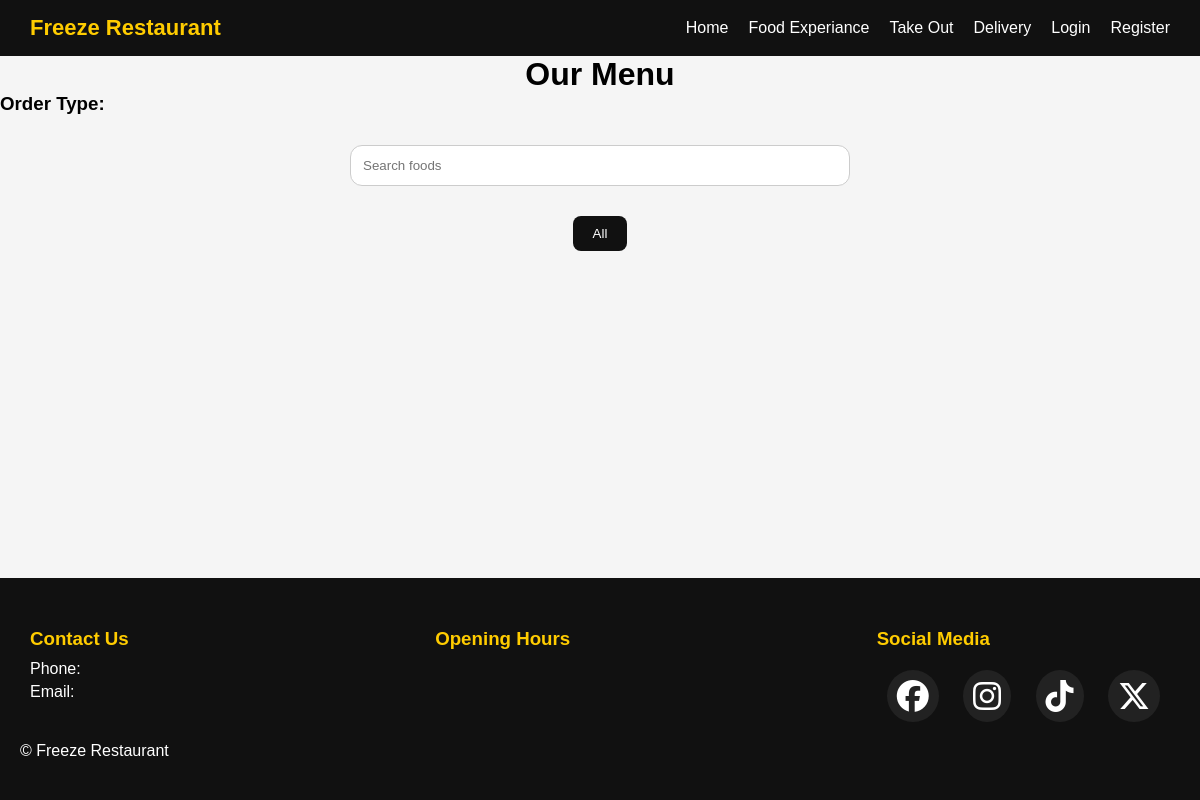
Before: /menu/ with the older database file.
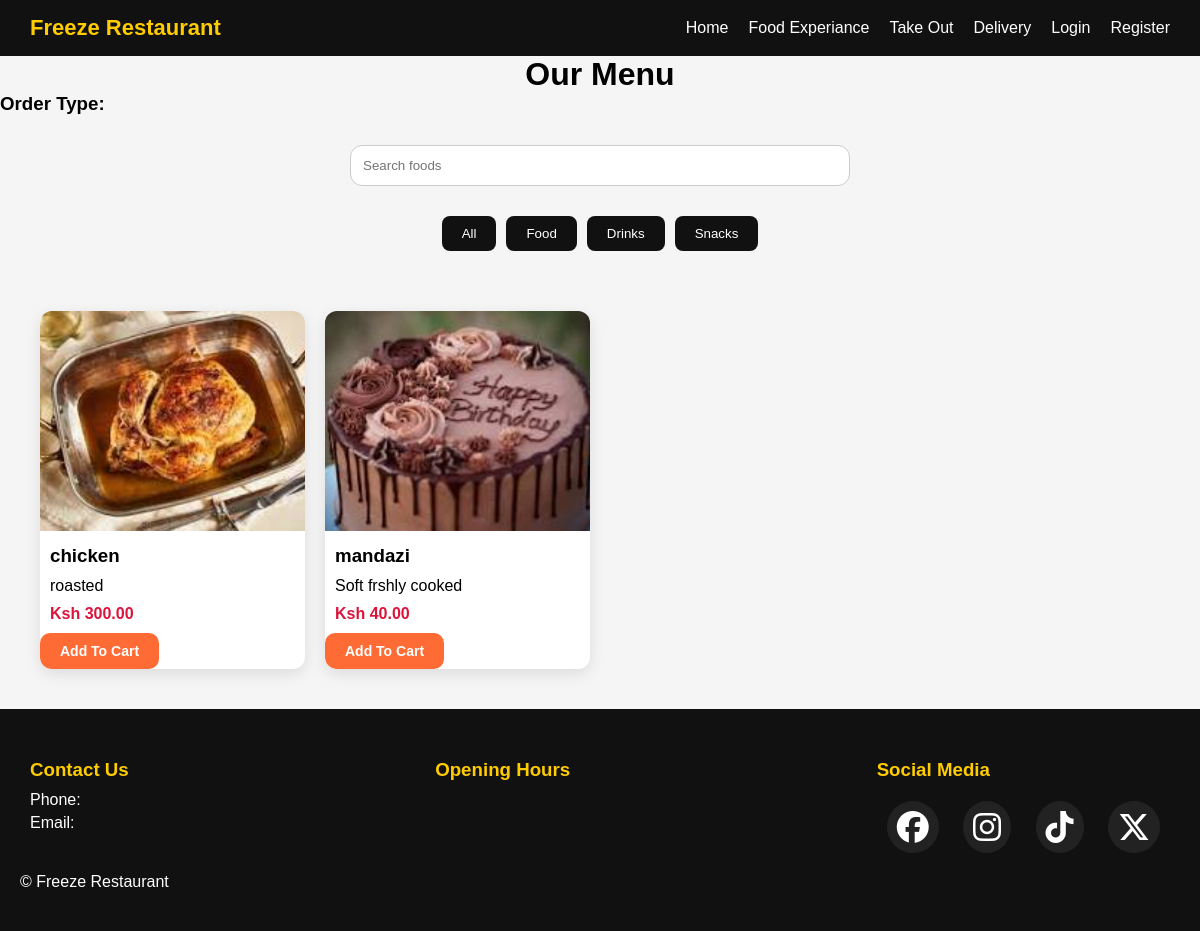
After: the same page with the newer database file.
### menu/models.py (models this page shows, shortened)
class Category(models.Model):
    name = models.CharField(max_length=100)
    slug = models.SlugField(unique=True)
    created_at = models.DateTimeField(auto_now_add=True)
    class Meta:
        verbose_name_plural = "Categories"

class Food(models.Model):
    category = models.ForeignKey(
        Category,
        on_delete=models.CASCADE,
        related_name="foods"
    )
    name = models.CharField(max_length=200)
    slug = models.SlugField(unique=True)
    description = models.TextField()
    price = models.DecimalField(max_digits=10, decimal_places=2)
    image = models.ImageField(upload_to="foods/")
    available = models.BooleanField(default=True)
    created_at = models.DateTimeField(auto_now_add=True)
    updated_at = models.DateTimeField(auto_now=True)
    featured = models.BooleanField(default=False)

### menu/views.py (the view)
# urls.py: path('', views.menu_page, name='menu')
def menu_page(request):
    order_type = request.GET.get('type')
    if order_type:
        request.session['order_type'] = order_type
    print(
    request.session.get("order_type")
    )
    foods = Food.objects.filter(
        available = True
    )
    categories = Category.objects.all()
    featured_foods = Food.objects.filter(
        featured=True,
        available=True
    )[:6]
    context = {
        'foods': foods,
        'categories': categories,
        'featured_foods': featured_foods,
        'order_type': request.session.get("order_type", 'takeout')
    }
    return render (request, 'menu/menu.html', context)

### templates/menu/menu.html (shortened to what this page needs)
{% extends 'base.html' %}
{% load static %}
{% block extra_css %}
<link rel="stylesheet" href="{% static 'menu/menu.css' %}">
{% endblock %}
{% block content %}
<h1 style="text-align: center;">Our Menu</h1>
<h3> Order Type:{{ get_order_type_display|title }}</h3>
<section class="search-box">
    <input type="text" id="foodSearch" placeholder="Search foods">
</section>
<section class="category-buttons">
    <button data-category="all">All</button>
    {% for category in categories %}
    <button data-category="{{ category.slug }}">
        {{ category.name }}
    </button>
    {% endfor %}
</section>
<section class="food-grid">
    {% for food in foods %}
    <div class="food-card" data-category="{{ food.category.slug }}">
        <img src="{{ food.image.url }}" alt="{{ food.name }}">
        <h3 style="padding: 10px;">{{ food.name }}</h3>
        <p>{{ food.description|truncatewords:20 }}</p>
        <span>Ksh {{ food.price }}</span>
        <a href="{% url 'add_to_cart' food.id %}" class="btn add-to-cart">
            Add To Cart
        </a>
    </div>
    {% endfor %}
</section>
{% endblock %}

### templates/base.html (shortened to what this page needs)
{% load static %}
<!DOCTYPE html>
<html lang="en">
<head>
    <link rel="stylesheet" href="https://cdnjs.cloudflare.com/ajax/libs/font-awesome/6.5.0/css/all.min.css">
    <link rel="stylesheet" href="{% static 'css/style.css' %}">
    {% block extra_css %}{% endblock %}
</head>
<body>
    {% include 'partials/navbar.html' %}
    <main>
        {% block content %}
        {% endblock %}
    </main>
    {% include 'partials/footer.html' %}
</body>
</html>

### templates/partials/navbar.html
{% load user_tags %}
    <nav class="nav1">
        <h2>Freeze Restaurant</h2>
        <ul>
            <li><a href="{% url 'home' %}">Home</a></li>
            <li><a href="{% url 'food' %}">Food Experiance</a></li>
            <li><a href="{% url 'takeout' %}">Take Out</a></li>
            <li><a href="{% url 'delivery' %}">Delivery</a></li>
            {% if request.user.is_authenticated %}
                <li>Hello {{ request.user.username }}</li>
                {% if request.user|has_group:"Owner"  %}
                    <li><a href="{% url 'owner_dashboard' %}">Dashboard</a></li>
                    {% elif request.user|has_group:"Management" %}
                        <li><a href="{% url 'management_dashboard' %}">Dashboard</a></li>
                    {% elif request.user|has_group:"Staff" %}
                        <li><a href="{% url 'staff_dashboard' %}">Dashboard</a></li>
                    {% else %}
                        <li><a href="{% url 'home' %}">Explore Menu</a></li>
                    {% endif %}
                <li>
                    <form action="{% url 'logout' %}" method="post">
                    {% csrf_token %}
                        <button type="submit">Logout</button>
                    </form>
                </li>
            {% else %}
                <li><a href="{% url 'login' %}">Login</a></li>
                <li><a href="{% url 'register' %}">Register</a></li>
            {% endif %}
        </ul>
    </nav>

### templates/partials/footer.html (shortened to what this page needs)
<footer class="footer" >
    <div class="footer-container">
        <div class="footer-section">
            <h3>Contact Us</h3>
            <p>Phone:{{ site_settings.phone }} </p>
            <p>Email: {{ site_settings.email }}</p>
        </div>
        <div class="footer-section">
            <h3>Opening Hours</h3>
        </div>
        <div class="footer-section">
            <h3>Social Media</h3>
                <a href="https://facebook.com" target="_blank">
                    <i class="fab  fa-facebook fa-2x"></i></a>
                 <a href="https://instigram.com" target="_blank">
                    <i class="fab fa-instagram fa-2x"></i>
                </a>
                <a href="https://tiktok.com " target="_blank">
                    <i class="fab fa-tiktok fa-2x" ></i>
                </a>
                <a href="https://x.com" target="_blank">
                    <i class="fab fa-x-twitter fa-2x"></i>
                </a>
        </div>
    </div>
    <div>
        <p>&copy; Freeze Restaurant</p>
    </div>
</footer>

### static/css/style.css (style rules this page uses)
* { margin: 0; padding: 0; box-sizing: border-box; }
html,body { height: 100%; margin: 0; font-family: Arial, Helvetica, sans-serif; background: #f5f5f5; }
body { min-height: 100vh; display: flex; flex-direction: column; }
main { flex: 1; }
.nav1 { display: flex; justify-content: space-between; align-items: center; padding: 15px 30px; background-color: #111; color: white; position: sticky; top: 0; z-index: 1000; }
.nav1 h2 { margin: 0; font-size: 22px; color: #ffcc00; }
.nav1 ul { list-style: none; display: flex; gap: 20px; margin: 0; padding: 0; }
.nav1 ul li { display: flex; align-items: center; }
.nav1 ul li a, .nav1 ul li button { background: none; border: none; color: white; text-decoration: none; cursor: pointer; font-size: 16px; font-weight: 500; padding: 0; margin: 0; transition: 0.3s; cursor: pointer; }
.footer { background-color: #111; color: white; padding: 40px 20px; margin-top: auto; }
.footer-container { display: flex; justify-content: space-between; flex-wrap: wrap; }
.footer-section { margin: 10px; }
.footer-section h3 { color: #ffcc00; margin-bottom: 10px; }
.footer-section p { margin: 5px 0; }
.footer-section a { display: inline-block; margin: 10px; color: white; text-decoration: none; }
.footer-section i { padding: 10px; border-radius: 50%; background: #222; }

### static/menu/menu.css (style rules this page uses)
.food-grid { display: grid; grid-template-columns: repeat(auto-fill, minmax(250px, 1fr)); gap: 20px; padding: 40px; }
.food-card { background: white; border-radius: 12px; overflow: hidden; box-shadow: 0 5px 15px rgba(0,0,0,0.1); transition: 0.3s ease; }
.food-card img { width: 100%; height: 220px; object-fit: cover; }
.food-card p { padding: 0 10px; }
.food-card span { display: block; padding: 10px; color: crimson; font-weight: bold; }
.category-buttons { display: flex; gap: 10px; justify-content: center; flex-wrap: wrap; margin: 20px 0; }
.category-buttons button { padding: 10px 20px; border: none; background: #111; color: white; border-radius: 8px; cursor: pointer; }
.search-box { text-align: center; margin: 30px 0; }
.search-box input { width: 60%; max-width: 500px; padding: 12px; border: 1px solid #ccc; border-radius: 12px; }
.btn { display: inline-block; padding: 10px 20px; border-radius: 10px; text-decoration: none; font-weight: bold; transition: 0.3s ease; font-size: 14px; }
.add-to-cart { background: #ff6b35; color: white; border: none; transition: 0.3s ease; }

Changed rows visible on the page:
added Category: name "Food"
added Category: name "Drinks"
added Category: name "Snacks"
added Food: image (picture), name "chicken", description "roasted", price "300.00"
added Food: image (picture), name "mandazi", description "Soft frshly cooked", price "40.00"
